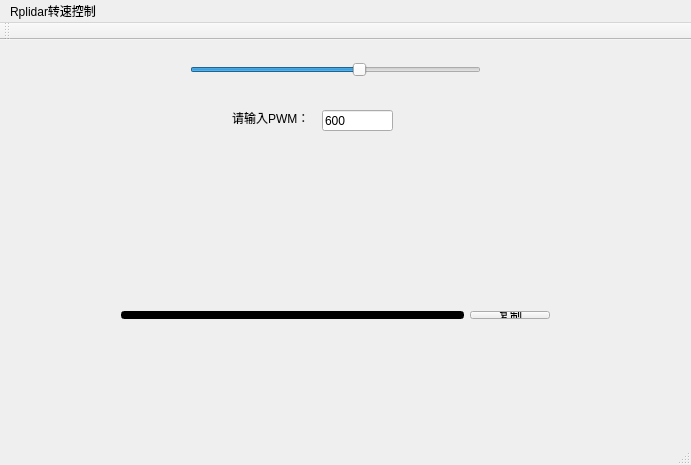
<?xml version="1.0" encoding="UTF-8"?>
<ui version="4.0">
 <class>MainWindow</class>
 <widget class="QMainWindow" name="MainWindow">
  <property name="geometry">
   <rect>
    <x>0</x>
    <y>0</y>
    <width>691</width>
    <height>465</height>
   </rect>
  </property>
  <property name="windowTitle">
   <string>MainWindow</string>
  </property>
  <widget class="QWidget" name="centralWidget">
   <widget class="QLineEdit" name="lineEdit_input">
    <property name="geometry">
     <rect>
      <x>322</x>
      <y>70</y>
      <width>71</width>
      <height>21</height>
     </rect>
    </property>
    <property name="text">
     <string>600</string>
    </property>
   </widget>
   <widget class="QSlider" name="horizontalSlider">
    <property name="geometry">
     <rect>
      <x>190</x>
      <y>20</y>
      <width>291</width>
      <height>19</height>
     </rect>
    </property>
    <property name="maximum">
     <number>1024</number>
    </property>
    <property name="singleStep">
     <number>5</number>
    </property>
    <property name="value">
     <number>600</number>
    </property>
    <property name="orientation">
     <enum>Qt::Horizontal</enum>
    </property>
   </widget>
   <widget class="QLineEdit" name="lineEdit">
    <property name="geometry">
     <rect>
      <x>200</x>
      <y>70</y>
      <width>113</width>
      <height>21</height>
     </rect>
    </property>
    <property name="styleSheet">
     <string notr="true">background-color: transparent;</string>
    </property>
    <property name="text">
     <string>请输入PWM：</string>
    </property>
    <property name="frame">
     <bool>false</bool>
    </property>
    <property name="alignment">
     <set>Qt::AlignRight|Qt::AlignTrailing|Qt::AlignVCenter</set>
    </property>
    <property name="readOnly">
     <bool>true</bool>
    </property>
   </widget>
   <widget class="QWidget" name="">
    <property name="geometry">
     <rect>
      <x>110</x>
      <y>260</y>
      <width>451</width>
      <height>30</height>
     </rect>
    </property>
    <layout class="QHBoxLayout" name="horizontalLayout">
     <item>
      <widget class="QLineEdit" name="lineEdit_show">
       <property name="contextMenuPolicy">
        <enum>Qt::NoContextMenu</enum>
       </property>
       <property name="autoFillBackground">
        <bool>false</bool>
       </property>
       <property name="styleSheet">
        <string notr="true">background-color: rgb(0, 0, 0);
color: rgb(85, 255, 255);</string>
       </property>
       <property name="readOnly">
        <bool>true</bool>
       </property>
      </widget>
     </item>
     <item>
      <widget class="QPushButton" name="pushButton">
       <property name="text">
        <string>复制</string>
       </property>
      </widget>
     </item>
    </layout>
   </widget>
  </widget>
  <widget class="QMenuBar" name="menuBar">
   <property name="geometry">
    <rect>
     <x>0</x>
     <y>0</y>
     <width>691</width>
     <height>26</height>
    </rect>
   </property>
   <widget class="QMenu" name="menuRplidar">
    <property name="title">
     <string>Rplidar转速控制</string>
    </property>
   </widget>
   <addaction name="menuRplidar"/>
  </widget>
  <widget class="QToolBar" name="mainToolBar">
   <attribute name="toolBarArea">
    <enum>TopToolBarArea</enum>
   </attribute>
   <attribute name="toolBarBreak">
    <bool>false</bool>
   </attribute>
  </widget>
  <widget class="QStatusBar" name="statusBar"/>
 </widget>
 <layoutdefault spacing="6" margin="11"/>
 <resources/>
 <connections/>
</ui>
